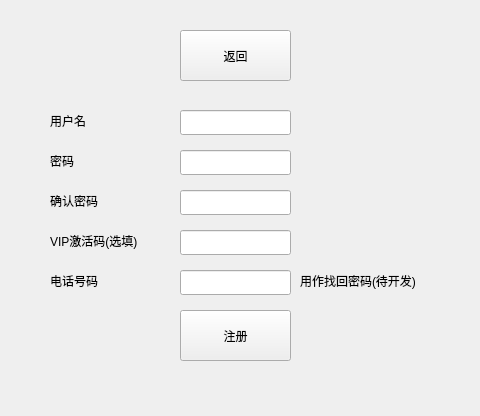
<?xml version="1.0" encoding="UTF-8"?>
<ui version="4.0">
 <class>Register</class>
 <widget class="QWidget" name="Register">
  <property name="geometry">
   <rect>
    <x>0</x>
    <y>0</y>
    <width>480</width>
    <height>416</height>
   </rect>
  </property>
  <property name="windowTitle">
   <string>Form</string>
  </property>
  <widget class="QLabel" name="label">
   <property name="geometry">
    <rect>
     <x>50</x>
     <y>110</y>
     <width>111</width>
     <height>21</height>
    </rect>
   </property>
   <property name="text">
    <string>用户名</string>
   </property>
  </widget>
  <widget class="QLineEdit" name="usernameEdit">
   <property name="geometry">
    <rect>
     <x>180</x>
     <y>110</y>
     <width>111</width>
     <height>25</height>
    </rect>
   </property>
   <property name="text">
    <string/>
   </property>
  </widget>
  <widget class="QLabel" name="label_2">
   <property name="geometry">
    <rect>
     <x>50</x>
     <y>150</y>
     <width>111</width>
     <height>21</height>
    </rect>
   </property>
   <property name="text">
    <string>密码</string>
   </property>
  </widget>
  <widget class="QLineEdit" name="passwordEdit">
   <property name="geometry">
    <rect>
     <x>180</x>
     <y>150</y>
     <width>111</width>
     <height>25</height>
    </rect>
   </property>
   <property name="text">
    <string/>
   </property>
  </widget>
  <widget class="QLabel" name="label_3">
   <property name="geometry">
    <rect>
     <x>50</x>
     <y>190</y>
     <width>111</width>
     <height>21</height>
    </rect>
   </property>
   <property name="text">
    <string>确认密码</string>
   </property>
  </widget>
  <widget class="QLineEdit" name="confirm_passwordEdit">
   <property name="geometry">
    <rect>
     <x>180</x>
     <y>190</y>
     <width>111</width>
     <height>25</height>
    </rect>
   </property>
   <property name="text">
    <string/>
   </property>
  </widget>
  <widget class="QLineEdit" name="vipkeyeEdit">
   <property name="geometry">
    <rect>
     <x>180</x>
     <y>230</y>
     <width>111</width>
     <height>25</height>
    </rect>
   </property>
   <property name="text">
    <string/>
   </property>
  </widget>
  <widget class="QLabel" name="label_4">
   <property name="geometry">
    <rect>
     <x>50</x>
     <y>230</y>
     <width>111</width>
     <height>21</height>
    </rect>
   </property>
   <property name="text">
    <string>VIP激活码(选填)</string>
   </property>
  </widget>
  <widget class="QPushButton" name="pushButton">
   <property name="geometry">
    <rect>
     <x>180</x>
     <y>310</y>
     <width>111</width>
     <height>51</height>
    </rect>
   </property>
   <property name="text">
    <string>注册</string>
   </property>
  </widget>
  <widget class="QPushButton" name="backButton">
   <property name="geometry">
    <rect>
     <x>180</x>
     <y>30</y>
     <width>111</width>
     <height>51</height>
    </rect>
   </property>
   <property name="text">
    <string>返回</string>
   </property>
  </widget>
  <widget class="QLabel" name="label_5">
   <property name="geometry">
    <rect>
     <x>50</x>
     <y>270</y>
     <width>111</width>
     <height>21</height>
    </rect>
   </property>
   <property name="text">
    <string>电话号码</string>
   </property>
  </widget>
  <widget class="QLineEdit" name="vipkeyeEdit_2">
   <property name="geometry">
    <rect>
     <x>180</x>
     <y>270</y>
     <width>111</width>
     <height>25</height>
    </rect>
   </property>
   <property name="text">
    <string/>
   </property>
  </widget>
  <widget class="QLabel" name="label_6">
   <property name="geometry">
    <rect>
     <x>300</x>
     <y>270</y>
     <width>151</width>
     <height>21</height>
    </rect>
   </property>
   <property name="text">
    <string>用作找回密码(待开发)</string>
   </property>
  </widget>
 </widget>
 <resources/>
 <connections/>
</ui>
